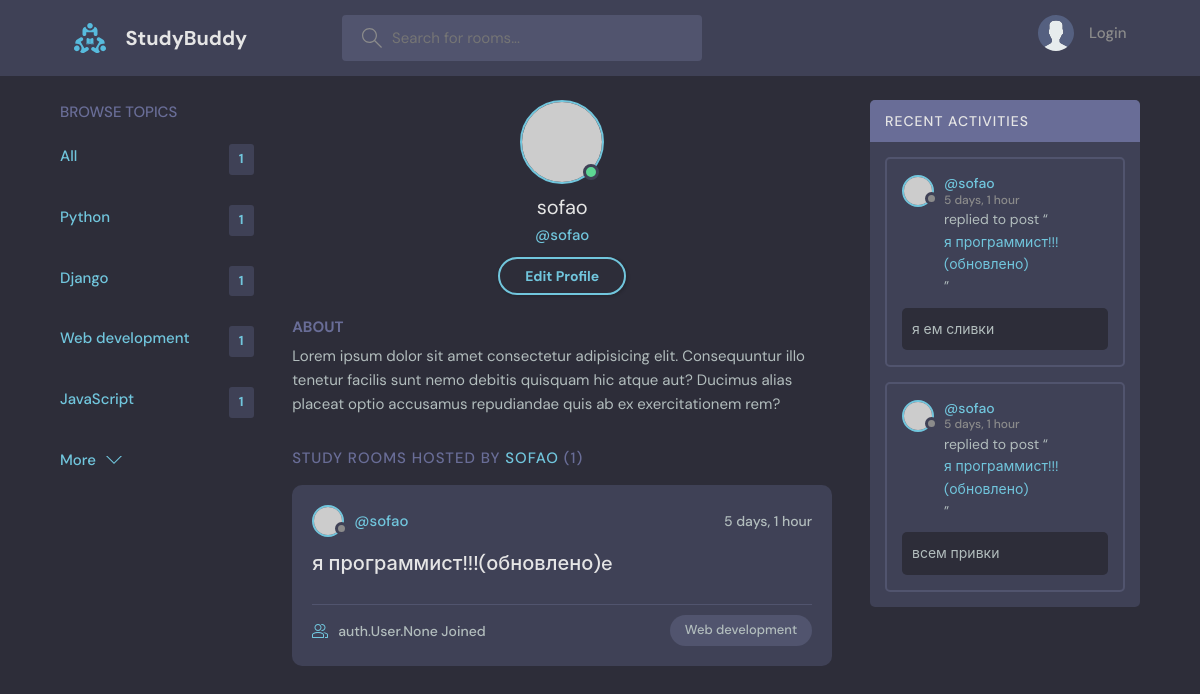
The page /profile/4/ on the database its author committed.
### base/models.py (models this page shows, shortened)
class Topic(models.Model):
    name = models.CharField(max_length=200)
    def __str__(self):
        return self.name

class Room(models.Model):
    host = models.ForeignKey(User, on_delete=models.SET_NULL, null=True)
    topic = models.ForeignKey(Topic, on_delete=models.SET_NULL, null=True)
    name = models.CharField(max_length=200)
    description = models.TextField(null=True, blank=True)
    participants = models.ManyToManyField(User, related_name='participants', blank=True)
    updated = models.DateTimeField(auto_now=True)
    created = models.DateTimeField(auto_now_add=True)
    class Meta:
        ordering = ['-updated', '-created']

class Message(models.Model):
    user = models.ForeignKey(User, on_delete=models.CASCADE)
    room = models.ForeignKey(Room, on_delete=models.CASCADE)
    body = models.TextField()
    updated = models.DateTimeField(auto_now=True)
    created = models.DateTimeField(auto_now_add=True)
    class Meta:
        ordering = ['-updated', '-created']
    def __str__(self):
        if len(self.body) > 50:
            return self.body[0:50] + '...'
        else:
            return self.body[0:50]

### base/views.py (the view)
# urls.py: path('profile/<int:pk>/', views.userProfile, name='user-profile'),
def userProfile(request, pk):
    user = get_object_or_404(User, id=pk)
    room_messages = user.message_set.all()
    rooms = user.room_set.all()
    topics = Topic.objects.all()
    room_count = rooms.count()
    context = {
        'user': user,
        'rooms': rooms,
        'room_messages': room_messages,
        'topics': topics,
        'room_count':room_count
    }
    return render(request, 'base/profile.html', context)

### base/templates/base/profile.html
{% extends 'main.html' %}
  {% block content %}
  <main class="profile-page layout layout--3">
    <div class="container">
        {% include 'base/topics_component.html' %}
      <div class="roomList">
        <div class="profile">
          <div class="profile__avatar">
            <div class="avatar avatar--large active">
              <img src="https://randomuser.me/api/portraits/men/11.jpg" />
            </div>
          </div>
          <div class="profile__info">
            <h3>{{ user.username }}</h3>
            <p>@{{ user.username }}</p>
            <a href="edit-user.html" class="btn btn--main btn--pill">Edit Profile</a>
          </div>
          <div class="profile__about">
            <h3>About</h3>
            <p>
              Lorem ipsum dolor sit amet consectetur adipisicing elit. Consequuntur illo tenetur
              facilis sunt nemo debitis quisquam hic atque aut? Ducimus alias placeat optio
              accusamus repudiandae quis ab ex exercitationem rem?
            </p>
          </div>
        </div>
        <div class="roomList__header">
          <div>
            <h2>Study Rooms Hosted by <a href="">{{ user.username }}</a> ({{ room_count }})
            </h2>
          </div>
        </div>
        {% include 'base/feed_component.html' %}
      </div>
        {% include 'base/activity_component.html' %}
    </div>
  </main>
{% endblock %}

### base/templates/base/topics_component.html
<div class="topics">
            <div class="topics__header">
                <h2>Browse Topics</h2>
            </div>
            <ul class="topics__list">
                <li>
                    <a href="{% url 'home' %}" class="active">All <span>{{ room_count }}</span></a>
                </li>
                {% for topic in topics %}
                    <li>
                        <a href="{% url 'home' %}?q={{ topic.name }}" class="active">{{ topic.name }}
                            <span>{{ room_count }}</span></a>
                    </li>
                {% endfor %}
            </ul>
            <a class="btn btn--link" href="topics.html">
                More
                <svg version="1.1" xmlns="http://www.w3.org/2000/svg" width="32" height="32" viewBox="0 0 32 32">
                    <title>chevron-down</title>
                    <path d="M16 21l-13-13h-3l16 16 16-16h-3l-13 13z"></path>
                </svg>
            </a>
        </div>

### base/templates/base/feed_component.html (shortened to what this page needs)
  {% for room in rooms %}
<div class="roomListRoom">
            <div class="roomListRoom__header">
              <a href="{% url 'user-profile' room.host.id %}" class="roomListRoom__author">
                <div class="avatar avatar--small">
                  <img src="https://randomuser.me/api/portraits/women/11.jpg" />
                </div>
                <span>@{{ room.host.username}}</span>
              </a>
              <div class="roomListRoom__actions">
                <span>{{ room.created|timesince }}</span>
              </div>
            </div>
            <div class="roomListRoom__content">
              <a href="{% url 'room' room.id %}">{{ room.name}}e</a>
            </div>
            <div class="roomListRoom__meta">
              <a href="room.html" class="roomListRoom__joined">
                  {{ room.participants}} Joined
              </a>
              <p class="roomListRoom__topic">{{ room.topic }}</p>
            </div>
          </div>
  {% endfor %}

### base/templates/base/activity_component.html (shortened to what this page needs)
<div class="activities">
            <div class="activities__header">
                <h2>Recent Activities</h2>
            </div>
            {% for message in room_messages %}
                <div class="activities__box">
                    <div class="activities__boxHeader roomListRoom__header">
                        <a href="{% url 'user-profile' message.user.id %}" class="roomListRoom__author">
                            <div class="avatar avatar--small">
                                <img src="https://randomuser.me/api/portraits/women/11.jpg"/>
                            </div>
                            <p>
                                @{{ message.user.username }}
                                <span>{{ message.created|timesince}}</span>
                            </p>
                        </a>
                    </div>
                    <div class="activities__boxContent">
                        <p>replied to post “<a href="room.html">{{ message.room.name }}</a>”</p>
                        <div class="activities__boxRoomContent">
                            {{ message }}
                        </div>
                    </div>
                </div>
            {% endfor %}
        </div>

### rows shown on the page
Topic: name "Python", id "1"
Topic: name "Django", room_count "1"
Topic: name "Web development", room_count "1"
Topic: name "JavaScript", room_count "1"
Room: host.username "sofao", created "5 days, 1 hour", name "я программист!!!(обновлено)", participants "auth.User.None", topic "Web development"
Message: user.username "sofao", created "5 days, 1 hour", room.name "я программист!!!(обновлено)", body "я ем сливки"
Message: user.username "sofao", created "5 days, 1 hour", room.name "я программист!!!(обновлено)", body "всем привки"

### other values the page prints
{{ room_count }} "1"
{{ user.username }} "sofao"
{{ user.username }} "SOFAO"
